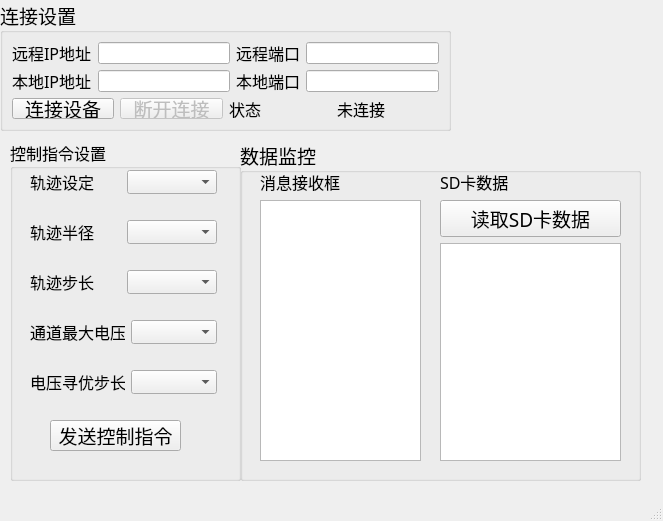
<?xml version="1.0" encoding="UTF-8"?>
<ui version="4.0">
 <class>MainWindow</class>
 <widget class="QMainWindow" name="MainWindow">
  <property name="geometry">
   <rect>
    <x>0</x>
    <y>0</y>
    <width>663</width>
    <height>521</height>
   </rect>
  </property>
  <property name="windowTitle">
   <string>MainWindow</string>
  </property>
  <widget class="QWidget" name="centralwidget">
   <widget class="QGroupBox" name="groupBox_connection">
    <property name="geometry">
     <rect>
      <x>0</x>
      <y>0</y>
      <width>451</width>
      <height>131</height>
     </rect>
    </property>
    <property name="font">
     <font>
      <family>宋体</family>
      <pointsize>14</pointsize>
     </font>
    </property>
    <property name="layoutDirection">
     <enum>Qt::LayoutDirection::LeftToRight</enum>
    </property>
    <property name="title">
     <string>连接设置</string>
    </property>
    <layout class="QVBoxLayout" name="verticalLayout">
     <item>
      <layout class="QHBoxLayout" name="horizontalLayout">
       <item>
        <widget class="QLabel" name="label">
         <property name="font">
          <font>
           <family>宋体</family>
           <pointsize>12</pointsize>
          </font>
         </property>
         <property name="text">
          <string>远程IP地址</string>
         </property>
        </widget>
       </item>
       <item>
        <widget class="QLineEdit" name="lineEdit_remote_ip"/>
       </item>
       <item>
        <widget class="QLabel" name="label_3">
         <property name="font">
          <font>
           <family>宋体</family>
           <pointsize>12</pointsize>
          </font>
         </property>
         <property name="text">
          <string>远程端口</string>
         </property>
        </widget>
       </item>
       <item>
        <widget class="QLineEdit" name="lineEdit_remote_port"/>
       </item>
      </layout>
     </item>
     <item>
      <layout class="QHBoxLayout" name="horizontalLayout_2">
       <item>
        <widget class="QLabel" name="label_2">
         <property name="font">
          <font>
           <family>宋体</family>
           <pointsize>12</pointsize>
          </font>
         </property>
         <property name="text">
          <string>本地IP地址</string>
         </property>
        </widget>
       </item>
       <item>
        <widget class="QLineEdit" name="lineEdit_local_ip"/>
       </item>
       <item>
        <widget class="QLabel" name="label_4">
         <property name="font">
          <font>
           <family>宋体</family>
           <pointsize>12</pointsize>
          </font>
         </property>
         <property name="text">
          <string>本地端口</string>
         </property>
        </widget>
       </item>
       <item>
        <widget class="QLineEdit" name="lineEdit_local_port"/>
       </item>
      </layout>
     </item>
     <item>
      <layout class="QHBoxLayout" name="horizontalLayout_3">
       <item>
        <widget class="QPushButton" name="pushButton_connect">
         <property name="font">
          <font>
           <family>宋体</family>
           <pointsize>14</pointsize>
          </font>
         </property>
         <property name="text">
          <string>连接设备</string>
         </property>
        </widget>
       </item>
       <item>
        <widget class="QPushButton" name="pushButton_disconnect">
         <property name="enabled">
          <bool>false</bool>
         </property>
         <property name="font">
          <font>
           <family>宋体</family>
           <pointsize>14</pointsize>
          </font>
         </property>
         <property name="text">
          <string>断开连接</string>
         </property>
        </widget>
       </item>
       <item>
        <widget class="QLabel" name="label_5">
         <property name="font">
          <font>
           <family>宋体</family>
           <pointsize>12</pointsize>
          </font>
         </property>
         <property name="text">
          <string>状态</string>
         </property>
        </widget>
       </item>
       <item>
        <widget class="QLabel" name="label_status">
         <property name="font">
          <font>
           <family>宋体</family>
           <pointsize>12</pointsize>
          </font>
         </property>
         <property name="text">
          <string>未连接</string>
         </property>
        </widget>
       </item>
      </layout>
     </item>
    </layout>
   </widget>
   <widget class="QGroupBox" name="groupBox_control">
    <property name="geometry">
     <rect>
      <x>10</x>
      <y>140</y>
      <width>231</width>
      <height>341</height>
     </rect>
    </property>
    <property name="font">
     <font>
      <family>宋体</family>
      <pointsize>12</pointsize>
     </font>
    </property>
    <property name="title">
     <string>控制指令设置</string>
    </property>
    <widget class="QPushButton" name="pushButton_execute">
     <property name="geometry">
      <rect>
       <x>40</x>
       <y>280</y>
       <width>131</width>
       <height>31</height>
      </rect>
     </property>
     <property name="font">
      <font>
       <family>宋体</family>
       <pointsize>14</pointsize>
      </font>
     </property>
     <property name="text">
      <string>发送控制指令</string>
     </property>
    </widget>
    <widget class="QWidget" name="layoutWidget">
     <property name="geometry">
      <rect>
       <x>20</x>
       <y>30</y>
       <width>187</width>
       <height>24</height>
      </rect>
     </property>
     <layout class="QHBoxLayout" name="horizontalLayout_4">
      <item>
       <widget class="QLabel" name="label_6">
        <property name="text">
         <string>轨迹设定</string>
        </property>
       </widget>
      </item>
      <item>
       <widget class="QComboBox" name="comboBox_cmd1"/>
      </item>
     </layout>
    </widget>
    <widget class="QWidget" name="layoutWidget">
     <property name="geometry">
      <rect>
       <x>20</x>
       <y>80</y>
       <width>187</width>
       <height>24</height>
      </rect>
     </property>
     <layout class="QHBoxLayout" name="horizontalLayout_5">
      <item>
       <widget class="QLabel" name="label_7">
        <property name="text">
         <string>轨迹半径</string>
        </property>
       </widget>
      </item>
      <item>
       <widget class="QComboBox" name="comboBox_cmd2"/>
      </item>
     </layout>
    </widget>
    <widget class="QWidget" name="layoutWidget">
     <property name="geometry">
      <rect>
       <x>20</x>
       <y>130</y>
       <width>187</width>
       <height>24</height>
      </rect>
     </property>
     <layout class="QHBoxLayout" name="horizontalLayout_6">
      <item>
       <widget class="QLabel" name="label_8">
        <property name="text">
         <string>轨迹步长</string>
        </property>
       </widget>
      </item>
      <item>
       <widget class="QComboBox" name="comboBox_cmd3"/>
      </item>
     </layout>
    </widget>
    <widget class="QWidget" name="layoutWidget">
     <property name="geometry">
      <rect>
       <x>20</x>
       <y>180</y>
       <width>187</width>
       <height>24</height>
      </rect>
     </property>
     <layout class="QHBoxLayout" name="horizontalLayout_7">
      <item>
       <widget class="QLabel" name="label_9">
        <property name="text">
         <string>通道最大电压</string>
        </property>
       </widget>
      </item>
      <item>
       <widget class="QComboBox" name="comboBox_cmd4"/>
      </item>
     </layout>
    </widget>
    <widget class="QWidget" name="layoutWidget">
     <property name="geometry">
      <rect>
       <x>20</x>
       <y>230</y>
       <width>187</width>
       <height>24</height>
      </rect>
     </property>
     <layout class="QHBoxLayout" name="horizontalLayout_8">
      <item>
       <widget class="QLabel" name="label_10">
        <property name="text">
         <string>电压寻优步长</string>
        </property>
       </widget>
      </item>
      <item>
       <widget class="QComboBox" name="comboBox_cmd5"/>
      </item>
     </layout>
    </widget>
   </widget>
   <widget class="QGroupBox" name="groupBox_monitor">
    <property name="geometry">
     <rect>
      <x>240</x>
      <y>140</y>
      <width>401</width>
      <height>341</height>
     </rect>
    </property>
    <property name="font">
     <font>
      <family>宋体</family>
      <pointsize>14</pointsize>
     </font>
    </property>
    <property name="title">
     <string>数据监控</string>
    </property>
    <widget class="QWidget" name="layoutWidget">
     <property name="geometry">
      <rect>
       <x>20</x>
       <y>30</y>
       <width>161</width>
       <height>291</height>
      </rect>
     </property>
     <layout class="QVBoxLayout" name="verticalLayout_2">
      <item>
       <widget class="QLabel" name="label_11">
        <property name="font">
         <font>
          <family>宋体</family>
          <pointsize>12</pointsize>
         </font>
        </property>
        <property name="text">
         <string>消息接收框</string>
        </property>
       </widget>
      </item>
      <item>
       <widget class="QTextEdit" name="textEdit_message"/>
      </item>
     </layout>
    </widget>
    <widget class="QWidget" name="layoutWidget">
     <property name="geometry">
      <rect>
       <x>200</x>
       <y>30</y>
       <width>181</width>
       <height>291</height>
      </rect>
     </property>
     <layout class="QVBoxLayout" name="verticalLayout_3">
      <item>
       <widget class="QLabel" name="label_12">
        <property name="font">
         <font>
          <family>宋体</family>
          <pointsize>12</pointsize>
         </font>
        </property>
        <property name="text">
         <string>SD卡数据</string>
        </property>
       </widget>
      </item>
      <item>
       <widget class="QPushButton" name="pushButton_read_sd">
        <property name="font">
         <font>
          <family>宋体</family>
          <pointsize>14</pointsize>
         </font>
        </property>
        <property name="text">
         <string>读取SD卡数据</string>
        </property>
       </widget>
      </item>
      <item>
       <widget class="QTextEdit" name="textEdit_sd_data"/>
      </item>
     </layout>
    </widget>
   </widget>
  </widget>
  <widget class="QMenuBar" name="menubar">
   <property name="geometry">
    <rect>
     <x>0</x>
     <y>0</y>
     <width>663</width>
     <height>21</height>
    </rect>
   </property>
  </widget>
  <widget class="QStatusBar" name="statusbar"/>
 </widget>
 <resources/>
 <connections/>
</ui>
